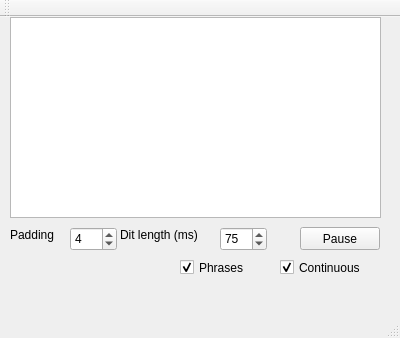
<?xml version="1.0" encoding="UTF-8"?>
<ui version="4.0">
 <class>MainWindow</class>
 <widget class="QMainWindow" name="MainWindow">
  <property name="geometry">
   <rect>
    <x>0</x>
    <y>0</y>
    <width>400</width>
    <height>338</height>
   </rect>
  </property>
  <property name="windowTitle">
   <string>MainWindow</string>
  </property>
  <widget class="QWidget" name="centralWidget">
   <widget class="QTextBrowser" name="textBrowser">
    <property name="geometry">
     <rect>
      <x>10</x>
      <y>0</y>
      <width>371</width>
      <height>201</height>
     </rect>
    </property>
    <property name="sizePolicy">
     <sizepolicy hsizetype="Maximum" vsizetype="Expanding">
      <horstretch>0</horstretch>
      <verstretch>0</verstretch>
     </sizepolicy>
    </property>
    <property name="html">
     <string>&lt;!DOCTYPE HTML PUBLIC &quot;-//W3C//DTD HTML 4.0//EN&quot; &quot;http://www.w3.org/TR/REC-html40/strict.dtd&quot;&gt;
&lt;html&gt;&lt;head&gt;&lt;meta name=&quot;qrichtext&quot; content=&quot;1&quot; /&gt;&lt;style type=&quot;text/css&quot;&gt;
p, li { white-space: pre-wrap; }
&lt;/style&gt;&lt;/head&gt;&lt;body style=&quot; font-family:'Sans Serif'; font-size:9pt; font-weight:400; font-style:normal;&quot;&gt;
&lt;p style=&quot;-qt-paragraph-type:empty; margin-top:0px; margin-bottom:0px; margin-left:0px; margin-right:0px; -qt-block-indent:0; text-indent:0px;&quot;&gt;&lt;br /&gt;&lt;/p&gt;&lt;/body&gt;&lt;/html&gt;</string>
    </property>
    <property name="overwriteMode">
     <bool>false</bool>
    </property>
   </widget>
   <widget class="QSpinBox" name="spinBox_padding">
    <property name="geometry">
     <rect>
      <x>70</x>
      <y>210</y>
      <width>47</width>
      <height>24</height>
     </rect>
    </property>
    <property name="maximum">
     <number>10</number>
    </property>
    <property name="value">
     <number>4</number>
    </property>
   </widget>
   <widget class="QLabel" name="label">
    <property name="geometry">
     <rect>
      <x>10</x>
      <y>210</y>
      <width>57</width>
      <height>15</height>
     </rect>
    </property>
    <property name="text">
     <string>Padding</string>
    </property>
   </widget>
   <widget class="QPushButton" name="pushButton">
    <property name="geometry">
     <rect>
      <x>300</x>
      <y>210</y>
      <width>80</width>
      <height>23</height>
     </rect>
    </property>
    <property name="text">
     <string>Pause</string>
    </property>
    <property name="checkable">
     <bool>true</bool>
    </property>
    <property name="default">
     <bool>false</bool>
    </property>
    <property name="flat">
     <bool>false</bool>
    </property>
   </widget>
   <widget class="QLabel" name="label_2">
    <property name="geometry">
     <rect>
      <x>120</x>
      <y>210</y>
      <width>101</width>
      <height>16</height>
     </rect>
    </property>
    <property name="text">
     <string>Dit length (ms)</string>
    </property>
   </widget>
   <widget class="QSpinBox" name="spinBox_unit">
    <property name="geometry">
     <rect>
      <x>220</x>
      <y>210</y>
      <width>47</width>
      <height>24</height>
     </rect>
    </property>
    <property name="minimum">
     <number>10</number>
    </property>
    <property name="maximum">
     <number>1000</number>
    </property>
    <property name="value">
     <number>75</number>
    </property>
   </widget>
   <widget class="QCheckBox" name="checkBox_cont">
    <property name="geometry">
     <rect>
      <x>280</x>
      <y>240</y>
      <width>101</width>
      <height>21</height>
     </rect>
    </property>
    <property name="text">
     <string>Continuous</string>
    </property>
    <property name="checked">
     <bool>true</bool>
    </property>
   </widget>
   <widget class="QCheckBox" name="checkBox_phrases">
    <property name="geometry">
     <rect>
      <x>180</x>
      <y>240</y>
      <width>85</width>
      <height>21</height>
     </rect>
    </property>
    <property name="text">
     <string>Phrases</string>
    </property>
    <property name="checked">
     <bool>true</bool>
    </property>
   </widget>
  </widget>
  <widget class="QMenuBar" name="menuBar">
   <property name="geometry">
    <rect>
     <x>0</x>
     <y>0</y>
     <width>400</width>
     <height>20</height>
    </rect>
   </property>
  </widget>
  <widget class="QToolBar" name="mainToolBar">
   <attribute name="toolBarArea">
    <enum>TopToolBarArea</enum>
   </attribute>
   <attribute name="toolBarBreak">
    <bool>false</bool>
   </attribute>
  </widget>
  <widget class="QStatusBar" name="statusBar"/>
 </widget>
 <layoutdefault spacing="6" margin="11"/>
 <resources/>
 <connections/>
</ui>
